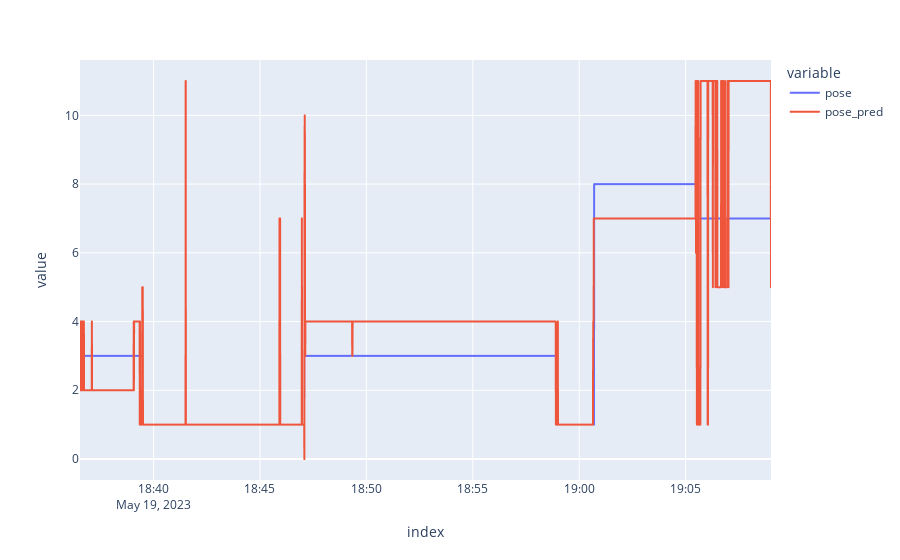

This figure's notebook cell:
### Code cell
# Mostra o resultado nos dados catalogados
fig = px.line(poses_vanessa_livre, x=poses_vanessa_livre.index, y=['pose', 'pose_pred'])
fig.show()

### Figure 1 — Plotly figure (JSON) as saved in the notebook; plotly's stock layout.template omitted (floating-point values rounded to 4 significant figures; data arrays with more than 128 entries replaced by an {"elided": "..."} marker saying what was removed)
{"data": [{"hovertemplate": "variable=pose<br>index=%{x}<br>value=%{y}<extra></extra>", "legendgroup": "pose", "line": {"color": "#636efa", "dash": "solid"}, "marker": {"symbol": "circle"}, "mode": "lines", "name": "pose", "showlegend": true, "type": "scattergl", "x": {"elided": "3761 str values"}, "xaxis": "x", "y": {"elided": "3761 int values"}, "yaxis": "y"}, {"hovertemplate": "variable=pose_pred<br>index=%{x}<br>value=%{y}<extra></extra>", "legendgroup": "pose_pred", "line": {"color": "#EF553B", "dash": "solid"}, "marker": {"symbol": "circle"}, "mode": "lines", "name": "pose_pred", "showlegend": true, "type": "scattergl", "x": {"elided": "3761 str values"}, "xaxis": "x", "y": {"elided": "3761 int values"}, "yaxis": "y"}], "layout": {"legend": {"title": {"text": "variable"}, "tracegroupgap": 0}, "margin": {"t": 60}, "xaxis": {"anchor": "y", "domain": [0, 1], "title": {"text": "index"}}, "yaxis": {"anchor": "x", "domain": [0, 1], "title": {"text": "value"}}}}
